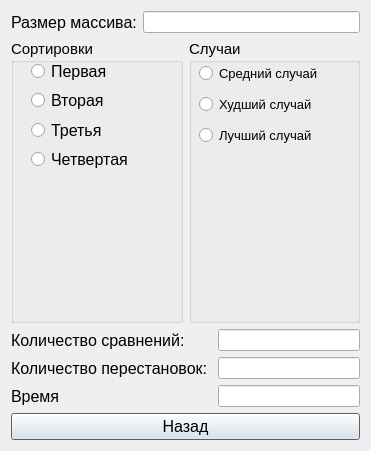
<?xml version="1.0" encoding="UTF-8"?>
<ui version="4.0">
 <class>Arrays</class>
 <widget class="QDialog" name="Arrays">
  <property name="geometry">
   <rect>
    <x>0</x>
    <y>0</y>
    <width>371</width>
    <height>451</height>
   </rect>
  </property>
  <property name="windowTitle">
   <string>Dialog</string>
  </property>
  <layout class="QGridLayout" name="gridLayout_2">
   <item row="0" column="0">
    <layout class="QHBoxLayout" name="horizontalLayout">
     <item>
      <widget class="QLabel" name="label">
       <property name="font">
        <font>
         <pointsize>12</pointsize>
        </font>
       </property>
       <property name="text">
        <string>Размер массива:</string>
       </property>
      </widget>
     </item>
     <item>
      <widget class="QLineEdit" name="SizeofArray"/>
     </item>
    </layout>
   </item>
   <item row="1" column="0">
    <layout class="QHBoxLayout" name="horizontalLayout_2">
     <item>
      <widget class="QGroupBox" name="groupBox">
       <property name="font">
        <font>
         <pointsize>11</pointsize>
        </font>
       </property>
       <property name="title">
        <string>Сортировки</string>
       </property>
       <widget class="QWidget" name="layoutWidget">
        <property name="geometry">
         <rect>
          <x>20</x>
          <y>20</y>
          <width>141</width>
          <height>112</height>
         </rect>
        </property>
        <layout class="QVBoxLayout" name="verticalLayout_3">
         <item>
          <widget class="QRadioButton" name="radioButton">
           <property name="font">
            <font>
             <pointsize>12</pointsize>
            </font>
           </property>
           <property name="text">
            <string>Первая</string>
           </property>
          </widget>
         </item>
         <item>
          <widget class="QRadioButton" name="radioButton_2">
           <property name="font">
            <font>
             <pointsize>12</pointsize>
            </font>
           </property>
           <property name="text">
            <string>Вторая</string>
           </property>
          </widget>
         </item>
         <item>
          <widget class="QRadioButton" name="radioButton_3">
           <property name="font">
            <font>
             <pointsize>12</pointsize>
            </font>
           </property>
           <property name="text">
            <string>Третья</string>
           </property>
          </widget>
         </item>
         <item>
          <widget class="QRadioButton" name="radioButton_4">
           <property name="font">
            <font>
             <pointsize>12</pointsize>
            </font>
           </property>
           <property name="text">
            <string>Четвертая</string>
           </property>
          </widget>
         </item>
        </layout>
       </widget>
      </widget>
     </item>
     <item>
      <widget class="QGroupBox" name="groupBox_2">
       <property name="font">
        <font>
         <pointsize>11</pointsize>
        </font>
       </property>
       <property name="title">
        <string>Случаи</string>
       </property>
       <widget class="QWidget" name="layoutWidget">
        <property name="geometry">
         <rect>
          <x>10</x>
          <y>20</y>
          <width>161</width>
          <height>91</height>
         </rect>
        </property>
        <layout class="QVBoxLayout" name="verticalLayout_2">
         <item>
          <widget class="QRadioButton" name="radioButton_5">
           <property name="font">
            <font>
             <pointsize>10</pointsize>
            </font>
           </property>
           <property name="text">
            <string>Средний случай</string>
           </property>
          </widget>
         </item>
         <item>
          <widget class="QRadioButton" name="radioButton_7">
           <property name="font">
            <font>
             <pointsize>10</pointsize>
            </font>
           </property>
           <property name="text">
            <string>Худший случай</string>
           </property>
          </widget>
         </item>
         <item>
          <widget class="QRadioButton" name="radioButton_6">
           <property name="font">
            <font>
             <pointsize>10</pointsize>
            </font>
           </property>
           <property name="text">
            <string>Лучший случай</string>
           </property>
          </widget>
         </item>
        </layout>
       </widget>
      </widget>
     </item>
    </layout>
   </item>
   <item row="2" column="0">
    <layout class="QGridLayout" name="gridLayout">
     <item row="0" column="0" colspan="2">
      <widget class="QLabel" name="label_2">
       <property name="font">
        <font>
         <pointsize>12</pointsize>
        </font>
       </property>
       <property name="text">
        <string>Количество сравнений: </string>
       </property>
      </widget>
     </item>
     <item row="1" column="0" colspan="3">
      <widget class="QLabel" name="label_3">
       <property name="font">
        <font>
         <pointsize>12</pointsize>
        </font>
       </property>
       <property name="text">
        <string>Количество перестановок: </string>
       </property>
      </widget>
     </item>
     <item row="1" column="3">
      <widget class="QLineEdit" name="SizeofArray_3"/>
     </item>
     <item row="2" column="0">
      <widget class="QLabel" name="label_4">
       <property name="font">
        <font>
         <pointsize>12</pointsize>
        </font>
       </property>
       <property name="text">
        <string>Время</string>
       </property>
      </widget>
     </item>
     <item row="2" column="3">
      <widget class="QLineEdit" name="SizeofArray_4"/>
     </item>
     <item row="0" column="3">
      <widget class="QLineEdit" name="SizeofArray_2"/>
     </item>
    </layout>
   </item>
   <item row="3" column="0">
    <widget class="QPushButton" name="Prev">
     <property name="font">
      <font>
       <pointsize>12</pointsize>
      </font>
     </property>
     <property name="text">
      <string>Назад</string>
     </property>
    </widget>
   </item>
  </layout>
 </widget>
 <resources/>
 <connections/>
</ui>
